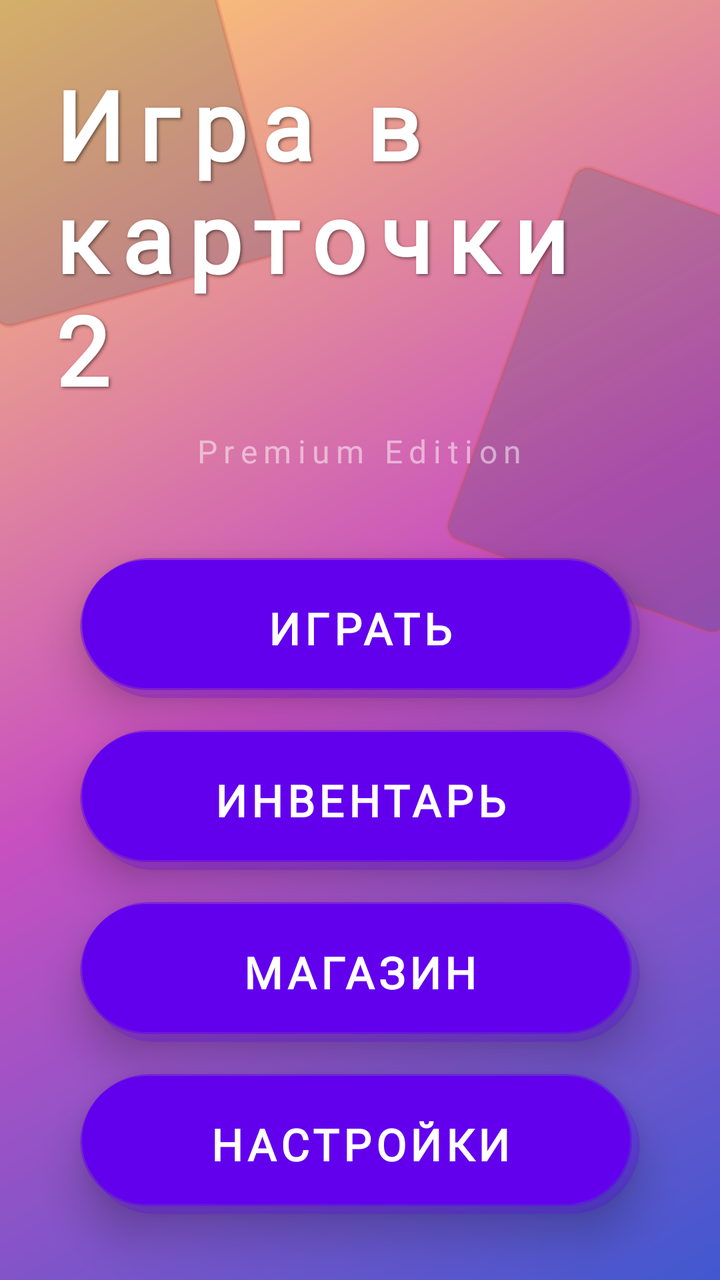
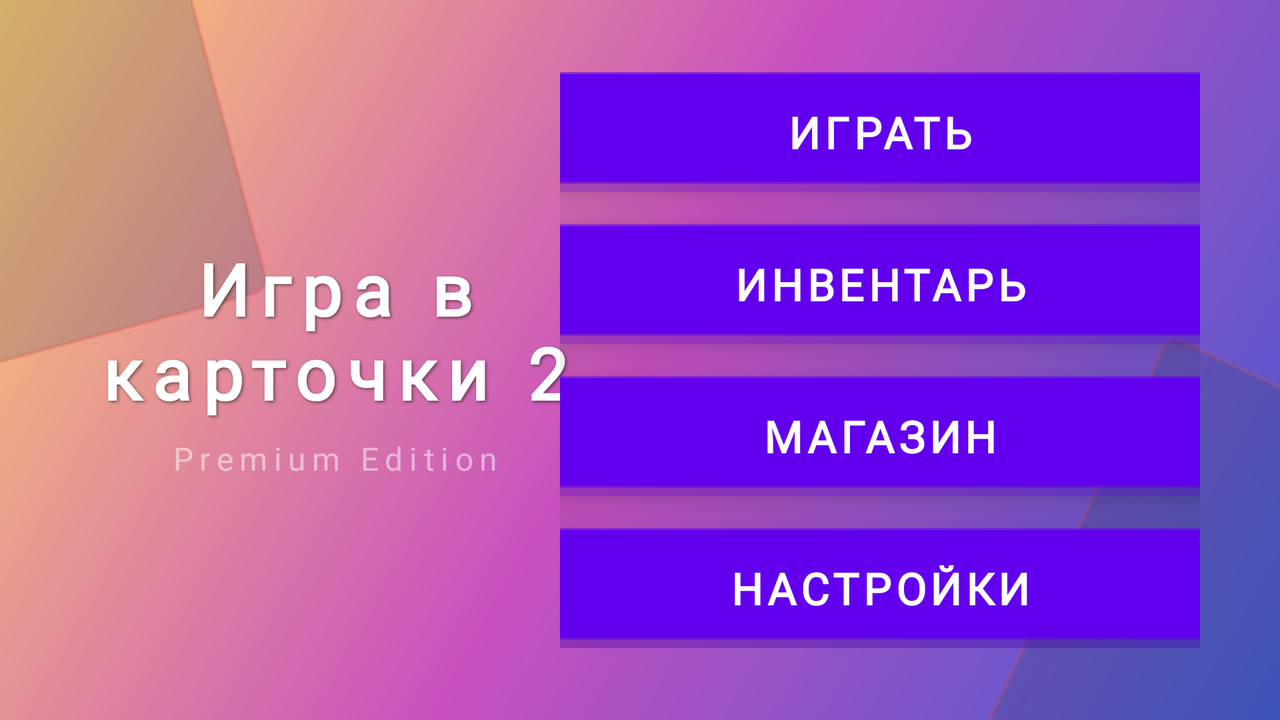

One screen, two layout resources from the same app: the default and the repository's alternative for another configuration. Each is rendered where Android would select it; the XML of both is given below.
<!-- AndroidManifest.xml: activity theme Theme.PlayingCards2 -->
<!-- res/layout/activity_main.xml -->
<?xml version="1.0" encoding="utf-8"?>
<androidx.constraintlayout.widget.ConstraintLayout
    xmlns:android="http://schemas.android.com/apk/res/android"
    xmlns:app="http://schemas.android.com/apk/res-auto"
    xmlns:tools="http://schemas.android.com/tools"
    android:id="@+id/main"
    android:layout_width="match_parent"
    android:layout_height="match_parent"
    android:animateLayoutChanges="true"
    tools:context=".MainActivity">

    
    <ImageView
        android:id="@+id/card1"
        android:layout_width="@dimen/card_width"
        android:layout_height="@dimen/card_height"
        android:src="@drawable/card_back"
        android:rotation="-15"
        android:alpha="0.2"
        android:translationX="-30dp"
        android:translationY="-50dp"
        app:layout_constraintStart_toStartOf="parent"
        app:layout_constraintTop_toTopOf="parent" />

    <ImageView
        android:id="@+id/card2"
        android:layout_width="@dimen/card_width"
        android:layout_height="@dimen/card_height"
        android:src="@drawable/card_back"
        android:rotation="20"
        android:alpha="0.2"
        android:translationX="40dp"
        android:translationY="100dp"
        app:layout_constraintEnd_toEndOf="parent"
        app:layout_constraintBottom_toTopOf="@+id/titleText" />

    
    <ScrollView
        android:layout_width="match_parent"
        android:layout_height="match_parent"
        android:fillViewport="true">

        <LinearLayout
            android:layout_width="match_parent"
            android:layout_height="wrap_content"
            android:orientation="vertical"
            android:gravity="center_horizontal"
            android:padding="@dimen/margin_medium"
            android:clipChildren="false"
            android:clipToPadding="false">

            <Space
                android:layout_width="match_parent"
                android:layout_height="0dp"
                android:layout_weight="0.2" />

            
            <LinearLayout
                android:layout_width="wrap_content"
                android:layout_height="wrap_content"
                android:orientation="vertical"
                android:gravity="center"
                android:layout_marginBottom="@dimen/margin_large">

                <TextView
                    android:id="@+id/titleText"
                    android:layout_width="wrap_content"
                    android:layout_height="wrap_content"
                    android:text="Игра в карточки 2"
                    style="@style/TitleStyle" />

                <TextView
                    android:id="@+id/subtitleText"
                    android:layout_width="wrap_content"
                    android:layout_height="wrap_content"
                    android:text="Premium Edition"
                    android:textSize="@dimen/subtitle_text_size"
                    android:fontFamily="@font/orbitron"
                    android:textColor="#80FFFFFF"
                    android:letterSpacing="0.2"
                    android:layout_marginTop="@dimen/margin_tiny" />
            </LinearLayout>

            <Space
                android:layout_width="match_parent"
                android:layout_height="0dp"
                android:layout_weight="0.1" />

            
            <androidx.cardview.widget.CardView
                android:id="@+id/playCard"
                android:layout_width="@dimen/button_width"
                android:layout_height="@dimen/button_height"
                android:layout_marginBottom="@dimen/margin_small"
                app:cardCornerRadius="@dimen/button_corner_radius"
                app:cardElevation="12dp"
                android:elevation="12dp"
                app:cardBackgroundColor="@android:color/transparent">

                <Button
                    android:id="@+id/playButton"
                    style="@style/CustomButton"
                    android:background="@drawable/button_3d_play"
                    android:foreground="@drawable/button_ripple_effect"
                    android:text="ИГРАТЬ"
                    android:drawableStart="@drawable/ic_play" />
            </androidx.cardview.widget.CardView>

            <androidx.cardview.widget.CardView
                android:id="@+id/inventoryCard"
                android:layout_width="@dimen/button_width"
                android:layout_height="@dimen/button_height"
                android:layout_marginBottom="@dimen/margin_small"
                app:cardCornerRadius="@dimen/button_corner_radius"
                app:cardElevation="12dp"
                android:elevation="12dp"
                app:cardBackgroundColor="@android:color/transparent">

                <Button
                    android:id="@+id/inventoryButton"
                    style="@style/CustomButton"
                    android:background="@drawable/button_3d_inventory"
                    android:foreground="@drawable/button_ripple_effect"
                    android:text="ИНВЕНТАРЬ"
                    android:drawableStart="@drawable/ic_inventory" />
            </androidx.cardview.widget.CardView>

            <androidx.cardview.widget.CardView
                android:id="@+id/shopCard"
                android:layout_width="@dimen/button_width"
                android:layout_height="@dimen/button_height"
                android:layout_marginBottom="@dimen/margin_small"
                app:cardCornerRadius="@dimen/button_corner_radius"
                app:cardElevation="12dp"
                android:elevation="12dp"
                app:cardBackgroundColor="@android:color/transparent">

                <Button
                    android:id="@+id/shopButton"
                    style="@style/CustomButton"
                    android:background="@drawable/button_3d_shop"
                    android:foreground="@drawable/button_ripple_effect"
                    android:text="МАГАЗИН"
                    android:drawableStart="@drawable/ic_shop" />
            </androidx.cardview.widget.CardView>

            <androidx.cardview.widget.CardView
                android:id="@+id/settingsCard"
                android:layout_width="@dimen/button_width"
                android:layout_height="@dimen/button_height"
                app:cardCornerRadius="@dimen/button_corner_radius"
                app:cardElevation="12dp"
                android:elevation="12dp"
                app:cardBackgroundColor="@android:color/transparent">

                <Button
                    android:id="@+id/settingsButton"
                    style="@style/CustomButton"
                    android:background="@drawable/button_3d_settings"
                    android:foreground="@drawable/button_ripple_effect"
                    android:text="НАСТРОЙКИ"
                    android:drawableStart="@drawable/ic_settings" />
            </androidx.cardview.widget.CardView>

            <Space
                android:layout_width="match_parent"
                android:layout_height="0dp"
                android:layout_weight="0.3" />

        </LinearLayout>
    </ScrollView>

</androidx.constraintlayout.widget.ConstraintLayout>
<!-- resources referenced by this layout -->
<resources>
  <dimen name="button_corner_radius">35dp</dimen>
  <dimen name="button_height">70dp</dimen>
  <dimen name="button_width">280dp</dimen>
  <dimen name="card_height">200dp</dimen>
  <dimen name="card_width">150dp</dimen>
  <dimen name="margin_large">40dp</dimen>
  <dimen name="margin_medium">24dp</dimen>
  <dimen name="margin_small">16dp</dimen>
  <dimen name="margin_tiny">8dp</dimen>
  <dimen name="subtitle_text_size">16sp</dimen>
  <!-- drawable button_ripple_effect (drawable) -->
  <?xml version="1.0" encoding="utf-8"?>
  <ripple xmlns:android="http://schemas.android.com/apk/res/android"
      android:color="#40FFFFFF">
      <item android:id="@android:id/mask">
          <shape android:shape="rectangle">
              <corners android:radius="@dimen/button_corner_radius" />
              <solid android:color="#FFFFFF" />
          </shape>
      </item>
  </ripple>
  <!-- drawable card_back (drawable) -->
  <?xml version="1.0" encoding="utf-8"?>
  <shape xmlns:android="http://schemas.android.com/apk/res/android">
      <solid android:color="#2C3E50" />
      <corners android:radius="8dp" />
      <stroke
          android:width="2dp"
          android:color="#E74C3C" />
      <padding
          android:left="8dp"
          android:top="8dp"
          android:right="8dp"
          android:bottom="8dp" />
  </shape>
  <!-- drawable ic_shop (drawable) -->
  <vector xmlns:android="http://schemas.android.com/apk/res/android"
      android:width="24dp"
      android:height="24dp"
      android:viewportWidth="24"
      android:viewportHeight="24">
      <path
          android:fillColor="#FFFFFF"
          android:pathData="M12,13C9.24,13 7,10.76 7,8H9C9,9.66 10.34,11 12,11C13.66,11 15,9.66 15,8H17C17,10.76 14.76,13 12,13M20,6H4V4H20V6M20,18H4V12H20V18M4,20H20V22H4V20M4,8H20V10H4V8Z"/>
  </vector>
  <style name="TitleStyle">
          <item name="android:textSize">48sp</item>
          <item name="android:fontFamily">@font/playfair_display_regular</item>
          <item name="android:textStyle">bold</item>
          <item name="android:textColor">@color/white</item>
          <item name="android:letterSpacing">0.15</item>
          <item name="android:shadowColor">#80000000</item>
          <item name="android:shadowDx">2</item>
          <item name="android:shadowDy">2</item>
          <item name="android:shadowRadius">4</item>
      </style>
  <color name="inventory_gradient_start">#50C878</color>
  <color name="inventory_gradient_center">#3CB371</color>
  <color name="inventory_gradient_end">#2E8B57</color>
  <color name="play_gradient_start">#FFD700</color>
  <color name="play_gradient_center">#FFA500</color>
  <color name="play_gradient_end">#FF8C00</color>
  <color name="settings_gradient_start">#9966CC</color>
  <color name="settings_gradient_center">#8A2BE2</color>
  <color name="settings_gradient_end">#9400D3</color>
  <color name="shop_gradient_start">#0F52BA</color>
  <color name="shop_gradient_center">#1E90FF</color>
  <color name="shop_gradient_end">#00BFFF</color>
  <color name="white">#FFFFFFFF</color>
  <color name="purple_500">#FF6200EE</color>
  <color name="purple_700">#FF3700B3</color>
  <color name="teal_200">#FF03DAC5</color>
  <color name="teal_700">#FF018786</color>
  <color name="black">#FF000000</color>
  <color name="transparent">#00000000</color>
  <!-- drawable background_gradient (drawable) -->
  <?xml version="1.0" encoding="utf-8"?>
  <shape xmlns:android="http://schemas.android.com/apk/res/android">
      <gradient
          android:startColor="#4158D0"
          android:centerColor="#C850C0"
          android:endColor="#FFCC70"
          android:angle="135"
          android:type="linear" />
  </shape>
  <!-- some entries are left out for length -->
</resources>
<!-- res/layout-land/activity_main.xml (the repository's variant of the layout above) -->
<!-- drawn on the phone turned sideways -->
<?xml version="1.0" encoding="utf-8"?>
<androidx.constraintlayout.widget.ConstraintLayout
    xmlns:android="http://schemas.android.com/apk/res/android"
    xmlns:app="http://schemas.android.com/apk/res-auto"
    xmlns:tools="http://schemas.android.com/tools"
    android:id="@+id/main"
    android:layout_width="match_parent"
    android:layout_height="match_parent"
    android:animateLayoutChanges="true"
    tools:context=".MainActivity">

    
    <ImageView
        android:id="@+id/card1"
        android:layout_width="@dimen/card_width"
        android:layout_height="@dimen/card_height"
        android:src="@drawable/card_back"
        android:rotation="-15"
        android:alpha="0.2"
        android:translationX="-50dp"
        android:translationY="-50dp"
        app:layout_constraintStart_toStartOf="parent"
        app:layout_constraintTop_toTopOf="parent" />

    <ImageView
        android:id="@+id/card2"
        android:layout_width="@dimen/card_width"
        android:layout_height="@dimen/card_height"
        android:src="@drawable/card_back"
        android:rotation="25"
        android:alpha="0.2"
        android:translationX="50dp"
        android:translationY="50dp"
        app:layout_constraintEnd_toEndOf="parent"
        app:layout_constraintBottom_toBottomOf="parent" />

    
    <androidx.constraintlayout.widget.ConstraintLayout
        android:layout_width="match_parent"
        android:layout_height="match_parent">

        
        <LinearLayout
            android:id="@+id/titleSection"
            android:layout_width="0dp"
            android:layout_height="wrap_content"
            android:orientation="vertical"
            android:gravity="center"
            android:layout_marginStart="@dimen/margin_large"
            app:layout_constraintStart_toStartOf="parent"
            app:layout_constraintTop_toTopOf="parent"
            app:layout_constraintBottom_toBottomOf="parent"
            app:layout_constraintWidth_percent="0.4">

            <TextView
                android:id="@+id/titleText"
                android:layout_width="wrap_content"
                android:layout_height="wrap_content"
                android:text="Игра в\nкарточки 2"
                android:textSize="@dimen/title_text_size_land"
                style="@style/TitleStyle"
                android:gravity="center" />

            <TextView
                android:id="@+id/subtitleText"
                android:layout_width="wrap_content"
                android:layout_height="wrap_content"
                android:text="Premium Edition"
                android:textSize="@dimen/subtitle_text_size"
                android:fontFamily="@font/orbitron"
                android:textColor="#80FFFFFF"
                android:letterSpacing="0.2"
                android:layout_marginTop="@dimen/margin_tiny" />

        </LinearLayout>

        
        <LinearLayout
            android:id="@+id/buttonsSection"
            android:layout_width="0dp"
            android:layout_height="wrap_content"
            android:orientation="vertical"
            android:gravity="center_horizontal"
            android:layout_marginEnd="@dimen/margin_large"
            app:layout_constraintEnd_toEndOf="parent"
            app:layout_constraintTop_toTopOf="parent"
            app:layout_constraintBottom_toBottomOf="parent"
            app:layout_constraintWidth_percent="0.5">

            
            <androidx.cardview.widget.CardView
                android:id="@+id/playCard"
                android:layout_width="@dimen/button_width_land"
                android:layout_height="@dimen/button_height_land"
                android:layout_marginBottom="@dimen/margin_small"
                app:cardCornerRadius="@dimen/button_corner_radius"
                app:cardElevation="12dp"
                android:elevation="12dp"
                app:cardBackgroundColor="@android:color/transparent">

                <Button
                    android:id="@+id/playButton"
                    style="@style/CustomButton"
                    android:background="@drawable/button_3d_play"
                    android:foreground="@drawable/button_ripple_effect"
                    android:text="ИГРАТЬ"
                    android:drawableStart="@drawable/ic_play" />
            </androidx.cardview.widget.CardView>

            
            <androidx.cardview.widget.CardView
                android:id="@+id/inventoryCard"
                android:layout_width="@dimen/button_width_land"
                android:layout_height="@dimen/button_height_land"
                android:layout_marginBottom="@dimen/margin_small"
                app:cardCornerRadius="@dimen/button_corner_radius"
                app:cardElevation="12dp"
                android:elevation="12dp"
                app:cardBackgroundColor="@android:color/transparent">

                <Button
                    android:id="@+id/inventoryButton"
                    style="@style/CustomButton"
                    android:background="@drawable/button_3d_inventory"
                    android:foreground="@drawable/button_ripple_effect"
                    android:text="ИНВЕНТАРЬ"
                    android:drawableStart="@drawable/ic_inventory" />
            </androidx.cardview.widget.CardView>

            
            <androidx.cardview.widget.CardView
                android:id="@+id/shopCard"
                android:layout_width="@dimen/button_width_land"
                android:layout_height="@dimen/button_height_land"
                android:layout_marginBottom="@dimen/margin_small"
                app:cardCornerRadius="@dimen/button_corner_radius"
                app:cardElevation="12dp"
                android:elevation="12dp"
                app:cardBackgroundColor="@android:color/transparent">

                <Button
                    android:id="@+id/shopButton"
                    style="@style/CustomButton"
                    android:background="@drawable/button_3d_shop"
                    android:foreground="@drawable/button_ripple_effect"
                    android:text="МАГАЗИН"
                    android:drawableStart="@drawable/ic_shop" />
            </androidx.cardview.widget.CardView>

            
            <androidx.cardview.widget.CardView
                android:id="@+id/settingsCard"
                android:layout_width="@dimen/button_width_land"
                android:layout_height="@dimen/button_height_land"
                app:cardCornerRadius="@dimen/button_corner_radius"
                app:cardElevation="12dp"
                android:elevation="12dp"
                app:cardBackgroundColor="@android:color/transparent">

                <Button
                    android:id="@+id/settingsButton"
                    style="@style/CustomButton"
                    android:background="@drawable/button_3d_settings"
                    android:foreground="@drawable/button_ripple_effect"
                    android:text="НАСТРОЙКИ"
                    android:drawableStart="@drawable/ic_settings" />
            </androidx.cardview.widget.CardView>

        </LinearLayout>

    </androidx.constraintlayout.widget.ConstraintLayout>

</androidx.constraintlayout.widget.ConstraintLayout>
<!-- resources referenced by the variant -->
<!-- as the phone turned sideways resolves them -->
<resources>
  <dimen name="button_corner_radius">35dp</dimen>
  <dimen name="button_height_land">60dp</dimen>
  <dimen name="button_width_land">400dp</dimen>
  <!-- from res/values-land/ -->
  <dimen name="card_height">220dp</dimen>
  <!-- from res/values-land/ -->
  <dimen name="card_width">160dp</dimen>
  <dimen name="margin_large">40dp</dimen>
  <dimen name="margin_small">16dp</dimen>
  <dimen name="margin_tiny">8dp</dimen>
  <dimen name="subtitle_text_size">16sp</dimen>
  <dimen name="title_text_size_land">36sp</dimen>
  <!-- drawable button_ripple_effect (drawable) -->
  <?xml version="1.0" encoding="utf-8"?>
  <ripple xmlns:android="http://schemas.android.com/apk/res/android"
      android:color="#40FFFFFF">
      <item android:id="@android:id/mask">
          <shape android:shape="rectangle">
              <corners android:radius="@dimen/button_corner_radius" />
              <solid android:color="#FFFFFF" />
          </shape>
      </item>
  </ripple>
  <!-- drawable card_back (drawable) -->
  <?xml version="1.0" encoding="utf-8"?>
  <shape xmlns:android="http://schemas.android.com/apk/res/android">
      <solid android:color="#2C3E50" />
      <corners android:radius="8dp" />
      <stroke
          android:width="2dp"
          android:color="#E74C3C" />
      <padding
          android:left="8dp"
          android:top="8dp"
          android:right="8dp"
          android:bottom="8dp" />
  </shape>
  <!-- drawable ic_shop (drawable) -->
  <vector xmlns:android="http://schemas.android.com/apk/res/android"
      android:width="24dp"
      android:height="24dp"
      android:viewportWidth="24"
      android:viewportHeight="24">
      <path
          android:fillColor="#FFFFFF"
          android:pathData="M12,13C9.24,13 7,10.76 7,8H9C9,9.66 10.34,11 12,11C13.66,11 15,9.66 15,8H17C17,10.76 14.76,13 12,13M20,6H4V4H20V6M20,18H4V12H20V18M4,20H20V22H4V20M4,8H20V10H4V8Z"/>
  </vector>
  <style name="TitleStyle">
          <item name="android:textSize">48sp</item>
          <item name="android:fontFamily">@font/playfair_display_regular</item>
          <item name="android:textStyle">bold</item>
          <item name="android:textColor">@color/white</item>
          <item name="android:letterSpacing">0.15</item>
          <item name="android:shadowColor">#80000000</item>
          <item name="android:shadowDx">2</item>
          <item name="android:shadowDy">2</item>
          <item name="android:shadowRadius">4</item>
      </style>
  <color name="inventory_gradient_start">#50C878</color>
  <color name="inventory_gradient_center">#3CB371</color>
  <color name="inventory_gradient_end">#2E8B57</color>
  <color name="play_gradient_start">#FFD700</color>
  <color name="play_gradient_center">#FFA500</color>
  <color name="play_gradient_end">#FF8C00</color>
  <color name="settings_gradient_start">#9966CC</color>
  <color name="settings_gradient_center">#8A2BE2</color>
  <color name="settings_gradient_end">#9400D3</color>
  <color name="shop_gradient_start">#0F52BA</color>
  <color name="shop_gradient_center">#1E90FF</color>
  <color name="shop_gradient_end">#00BFFF</color>
  <color name="white">#FFFFFFFF</color>
  <color name="purple_500">#FF6200EE</color>
  <color name="purple_700">#FF3700B3</color>
  <color name="teal_200">#FF03DAC5</color>
  <color name="teal_700">#FF018786</color>
  <color name="black">#FF000000</color>
  <color name="transparent">#00000000</color>
  <!-- drawable background_gradient (drawable) -->
  <?xml version="1.0" encoding="utf-8"?>
  <shape xmlns:android="http://schemas.android.com/apk/res/android">
      <gradient
          android:startColor="#4158D0"
          android:centerColor="#C850C0"
          android:endColor="#FFCC70"
          android:angle="135"
          android:type="linear" />
  </shape>
  <!-- some entries are left out for length -->
</resources>
